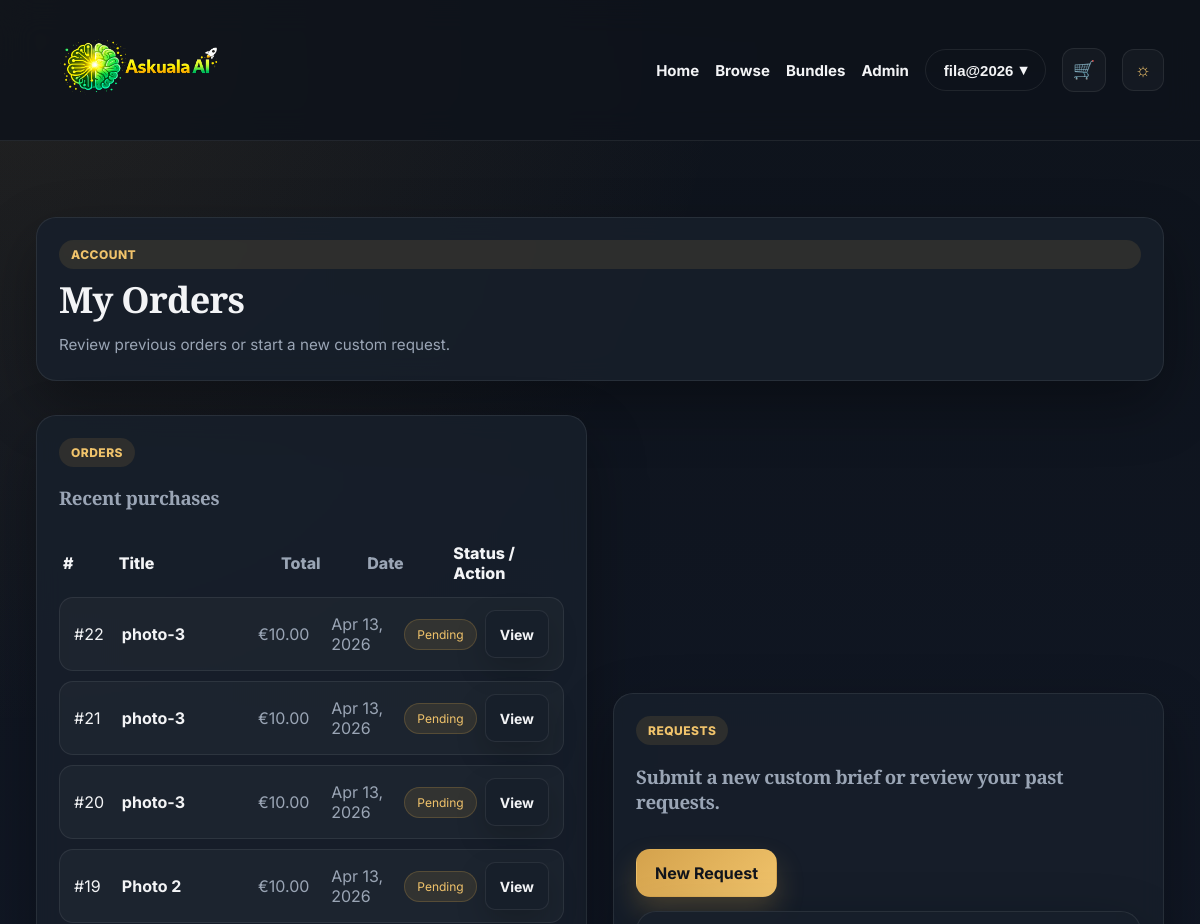
/account/activity/ (signed in, upper part), run on an earlier commit of the app's database.
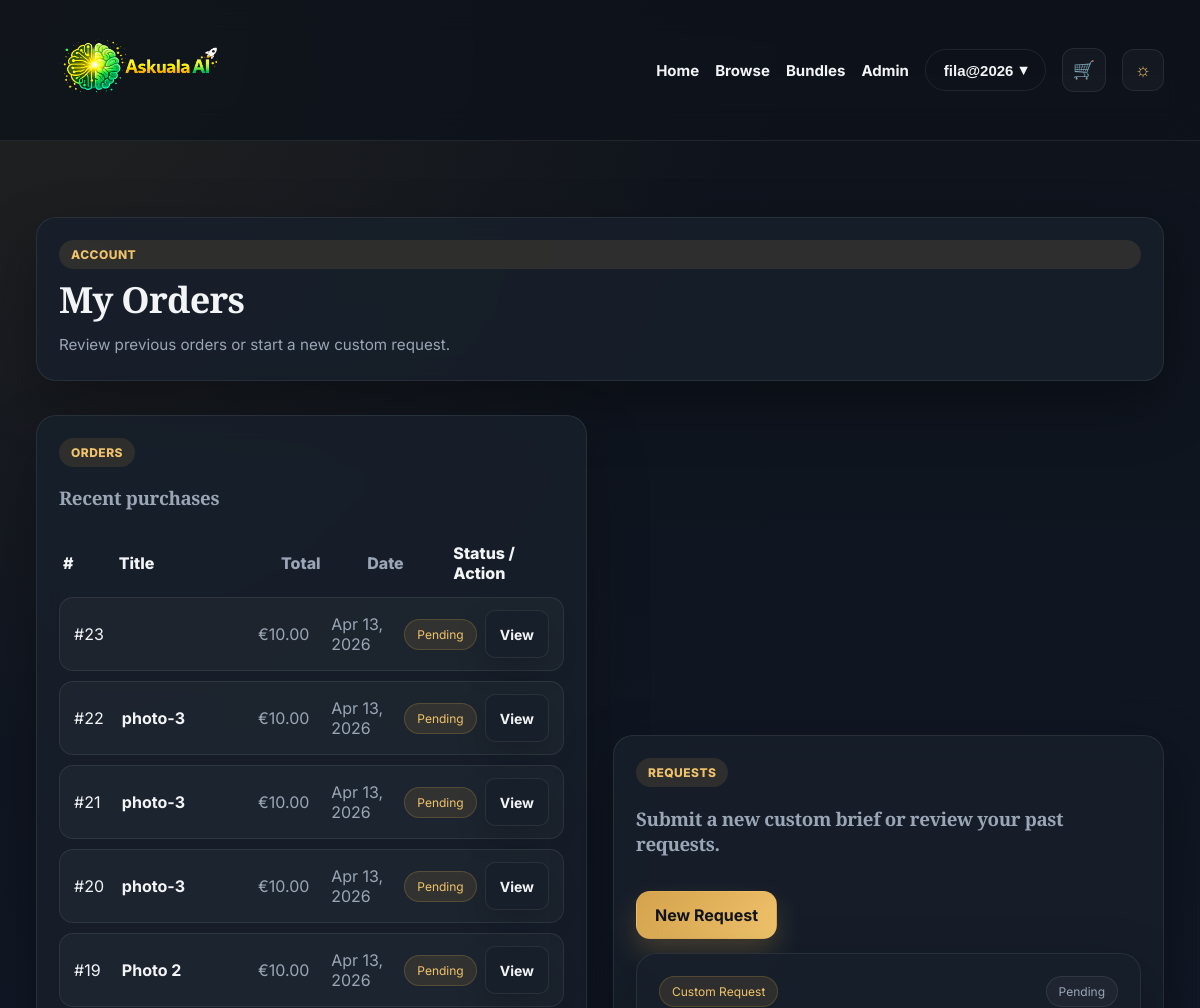
And on a later commit of the database.
### payments/models.py (models this page shows, shortened)
class Order(models.Model):
    STATUS_CHOICES = [
        ('pending', 'Pending'),
        ('paid', 'Paid'),
        ('failed', 'Failed'),
        ('cancelled', 'Cancelled'),
    ]
    user = models.ForeignKey(settings.AUTH_USER_MODEL, on_delete=models.CASCADE, related_name='orders')
    product = models.ForeignKey('shop.Product', on_delete=models.PROTECT, related_name='orders', null=True, blank=True)
    bundle_label = models.CharField(max_length=150, blank=True)
    bundle_count = models.PositiveIntegerField(null=True, blank=True)
    price_snapshot = models.DecimalField(max_digits=8, decimal_places=2)
    status = models.CharField(max_length=20, choices=STATUS_CHOICES, default='pending')
    created_at = models.DateTimeField(auto_now_add=True)
    stripe_session_id = models.CharField(max_length=255, blank=True)
    class Meta:
        ordering = ['-created_at']

### shop/models.py (models this page shows, shortened)
class Product(models.Model):
    title = models.CharField(max_length=200)
    image_url = models.URLField(blank=True, null=True)
    slug = models.SlugField(unique=True)
    description = models.TextField()
    price = models.DecimalField(max_digits=6, decimal_places=2)
    is_active = models.BooleanField(default=True)
    created_at = models.DateTimeField(auto_now_add=True)

### services/models.py (models this page shows, shortened)
class CustomRequest(models.Model):
    STATUS_CHOICES = [
        ('pending', 'Pending'),
        ('in_progress', 'In Progress'),
        ('completed', 'Completed'),
        ('cancelled', 'Cancelled'),
    ]
    STYLE_CHOICES = [
        ('realistic', 'Realistic'),
        ('cartoon', 'Cartoon'),
        ('cinematic', 'Cinematic'),
        ('studio', 'Studio'),
        ('other', 'Other'),
    ]
    PLATFORM_CHOICES = [
        ('instagram', 'Instagram'),
        ('facebook', 'Facebook'),
        ('tiktok', 'TikTok'),
        ('youtube', 'YouTube'),
        ('other', 'Other'),
    ]
    user = models.ForeignKey(
        settings.AUTH_USER_MODEL,
        on_delete=models.CASCADE,
        related_name='custom_requests'
    )
    package = models.ForeignKey(
        ServicePackage,
        on_delete=models.SET_NULL,
        null=True,
        blank=True,
        related_name='requests'
    )
    platform_type = models.CharField(max_length=20, choices=PLATFORM_CHOICES)
    style_choice = models.CharField(max_length=20, choices=STYLE_CHOICES)
    prompt_details = models.TextField()
    extra_notes = models.TextField(blank=True)
    total_price = models.DecimalField(max_digits=8, decimal_places=2, default=0.00)
    status = models.CharField(max_length=20, choices=STATUS_CHOICES, default='pending')
    created_at = models.DateTimeField(auto_now_add=True)
    updated_at = models.DateTimeField(auto_now=True)
    class Meta:
        ordering = ['-created_at']

### account/views.py (the view)
# urls.py: path('activity/', activity, name='account_activity'),
@login_required
def activity(request):
    orders = Order.objects.filter(user=request.user).order_by('-created_at')
    requests = CustomRequest.objects.filter(user=request.user).order_by('-created_at')
    return render(request, 'account/activity.html', {'orders': orders, 'requests': requests})

### home/templatetags/nav_extras.py (called while the page is built)
@register.filter
def starts_with(value, arg):
    try:
        return str(value).startswith(str(arg))
    except Exception:
        return False

### shop/context_processors.py (called while the page is built)
def cart_count(request):
    cart = request.session.get('cart', {})
    count = sum(item.get('quantity', 0) for item in cart.values())
    return {
        'cart_count': count,
    }

### templates/account/activity.html (shortened to what this page needs)
{% extends "base.html" %}
{% block content %}
<section class="section">
    <div class="card-soft page-intro-card">
        <span class="badge accent">Account</span>
        <h1>My Orders</h1>
        <p class="muted">Review previous orders or start a new custom request.</p>
    </div>
</section>
<section class="section split">
    <div class="card-soft">
        <div class="section-head">
            <div>
                <span class="badge">Orders</span>
                <h3 class="muted">Recent purchases</h3>
            </div>
        </div>
        {% if orders %}
            <div class="orders-table">
                <div class="orders-row orders-head">
                    <span>#</span>
                    <span>Title</span>
                    <span>Total</span>
                    <span>Date</span>
                    <span>Status / Action</span>
                </div>
                {% for order in orders %}
                    <div class="orders-row">
                        <span class="orders-cell-id">#{{ order.pk }}</span>
                        <span class="orders-cell-title">{{ order.product.title }}</span>
                        <span>€{{ order.price_snapshot }}</span>
                        <span>{{ order.created_at|date:"M d, Y" }}</span>
                        <span class="orders-cell-action">
                            <span class="pill accent">{{ order.get_status_display }}</span>
                            <a href="{% url 'order_detail' order.pk %}" class="btn-secondary btn-small">View</a>
                        </span>
                    </div>
                {% endfor %}
            </div>
        {% endif %}
    </div>
    <div class="card-soft">
        <div class="section-head">
            <div>
                <span class="badge">Requests</span>
                <h3 class="muted">Submit a new custom brief or review your past requests.</h3>
            </div>
            <a href="{% url 'create_request' %}" class="btn-primary">New Request</a>
        </div>
        {% if requests %}
            <div class="request-premium-grid">
                {% for request in requests %}
                    <article class="card-floating request-premium-card">
                        <div class="request-card-top">
                            <span class="pill accent">Custom Request</span>
                            <span class="pill">{{ request.get_status_display }}</span>
                        </div>
                    </article>
                {% endfor %}
            </div>
        {% endif %}
    </div>
</section>
{% endblock %}

What changed in the data, as far as the page shows it:
added Order: pk "23", price_snapshot "10.00", created_at "Apr 13, 2026", status "Pending"
now on this page (row unchanged): CustomRequest: status "Pending"
